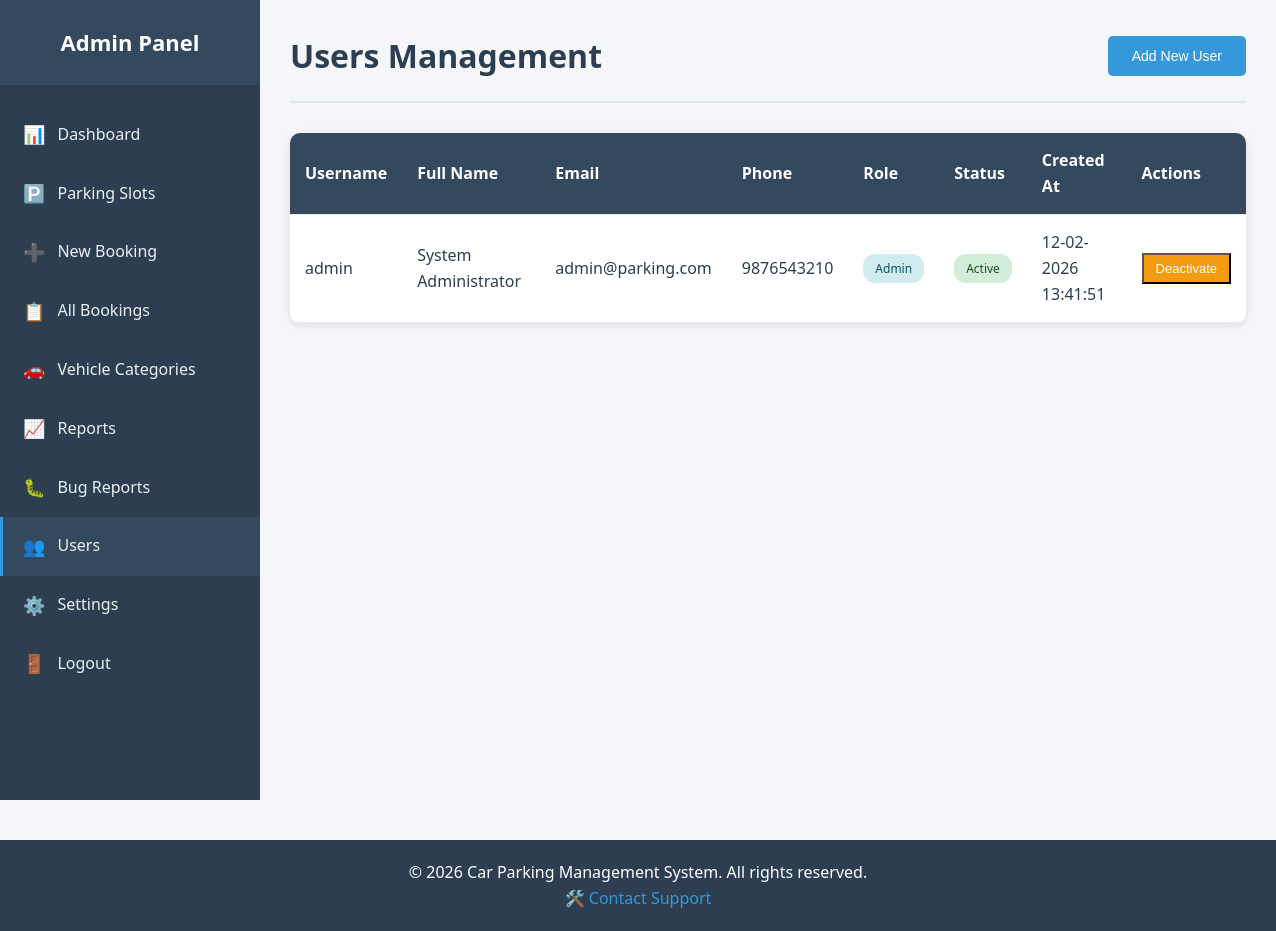
The page /admin/users.php (signed in) on the database its author committed.
### tables this page shows
CREATE TABLE IF NOT EXISTS users (
    id INT(11) PRIMARY KEY AUTO_INCREMENT,
    username VARCHAR(50) NOT NULL UNIQUE,
    password VARCHAR(255) NOT NULL,
    full_name VARCHAR(100) NOT NULL,
    email VARCHAR(100) NOT NULL UNIQUE,
    phone VARCHAR(15),
    role ENUM('admin', 'staff') DEFAULT 'staff',
    status ENUM('active', 'inactive') DEFAULT 'active',
    created_at TIMESTAMP DEFAULT CURRENT_TIMESTAMP,
    updated_at TIMESTAMP DEFAULT CURRENT_TIMESTAMP ON UPDATE CURRENT_TIMESTAMP
);

### config/database.php (called while the page is built, shortened)
<?php
class Database {
    private $host = DB_HOST;
    private $user = DB_USER;
    private $pass = DB_PASS;
    private $dbname = DB_NAME;
    private $conn;
    private function connect() {
        $this->conn = null;
        try {
            $this->conn = new mysqli($this->host, $this->user, $this->pass, $this->dbname);
            $this->conn->set_charset("utf8");
        } catch (Exception $e) {
            $this->error = $e->getMessage();
            return false;
        }
        return $this->conn;
    }
    public function query($sql) {
        return $this->conn->query($sql);
    }
}
?>

### includes/functions.php (called while the page is built, shortened)
<?php
require_once __DIR__ . '/../config/database.php';
function formatDate($date, $format = 'd-m-Y H:i:s') {
    return date($format, strtotime($date));
}
?>

### admin/users.php (the view, shortened to what this page needs)
<?php
require_once '../includes/functions.php';
$db = new Database();
$users = [];
$result = $db->query("SELECT * FROM users ORDER BY created_at DESC");
while ($row = $result->fetch_assoc()) {
    $users[] = $row;
}
include '../includes/header.php';
?>
<div class="dashboard-wrapper">
    <?php include 'sidebar.php'; ?>
    <div class="main-content">
        <div class="page-header">
            <h1>Users Management</h1>
            <button class="btn btn-primary" onclick="openModal('addModal')">Add New User</button>
        </div>
        <div class="table-responsive">
            <table class="data-table">
                <thead>
                    <tr>
                        <th>Username</th>
                        <th>Full Name</th>
                        <th>Email</th>
                        <th>Phone</th>
                        <th>Role</th>
                        <th>Status</th>
                        <th>Created At</th>
                        <th>Actions</th>
                    </tr>
                </thead>
                <tbody>
                    <?php foreach ($users as $user): ?>
                    <tr>
                        <td><?php echo htmlspecialchars($user['username']); ?></td>
                        <td><?php echo htmlspecialchars($user['full_name']); ?></td>
                        <td><?php echo htmlspecialchars($user['email']); ?></td>
                        <td><?php echo htmlspecialchars($user['phone']); ?></td>
                        <td><span class="badge badge-<?php echo $user['role']; ?>"><?php echo ucfirst($user['role']); ?></span></td>
                        <td><span class="badge badge-<?php echo $user['status']; ?>"><?php echo ucfirst($user['status']); ?></span></td>
                        <td><?php echo formatDate($user['created_at']); ?></td>
                        <td>
                            <form method="POST" style="display:inline;">
                                <button type="submit" class="btn-sm btn-<?php echo $user['status'] == 'active' ? 'warning' : 'success'; ?>">
                                    <?php echo $user['status'] == 'active' ? 'Deactivate' : 'Activate'; ?>
                                </button>
                            </form>
                        </td>
                    </tr>
                    <?php endforeach; ?>
                </tbody>
            </table>
        </div>
    </div>
</div>
<?php
include '../includes/footer.php';
?>

### assets/css/style.css (style rules this page uses)
* { margin: 0; padding: 0; box-sizing: border-box; }
body { font-family: 'Segoe UI', Tahoma, Geneva, Verdana, sans-serif; background-color: #f5f6fa; color: #2c3e50; line-height: 1.6; }
.dashboard-wrapper { display: flex; min-height: 100vh; }
.main-content { flex: 1; margin-left: 260px; padding: 30px; background: #f5f6fa; }
.page-header { display: flex; justify-content: space-between; align-items: center; margin-bottom: 30px; padding-bottom: 20px; border-bottom: 2px solid #e1e8ed; }
.page-header h1 { font-size: 32px; color: #2c3e50; }
.btn { padding: 12px 24px; border: none; border-radius: 5px; font-size: 14px; font-weight: 500; cursor: pointer; transition: all 0.3s; text-decoration: none; display: inline-block; }
.btn-primary { background: #3498db; color: white; }
.btn-warning { background: #f39c12; color: white; }
.btn-sm { padding: 6px 12px; font-size: 13px; }
.table-responsive { background: white; border-radius: 10px; box-shadow: 0 2px 10px rgba(0, 0, 0, 0.1); overflow-x: auto; }
.data-table { width: 100%; border-collapse: collapse; }
.data-table thead { background: #34495e; color: white; }
.data-table th, .data-table td { padding: 15px; text-align: left; border-bottom: 1px solid #ecf0f1; }
.badge { padding: 5px 12px; border-radius: 12px; font-size: 12px; font-weight: 500; display: inline-block; }
.badge-active { background: #d4edda; color: #155724; }
.badge-admin { background: #d1ecf1; color: #0c5460; }

### rows shown on the page
users: username "admin", full_name "System Administrator", email "admin@parking.com", phone "9876543210", role "Admin", status "Active", created_at "12-02-2026 13:41:51", shows "Deactivate"

### other values the page prints
SITE_NAME "Car Parking Management System"
